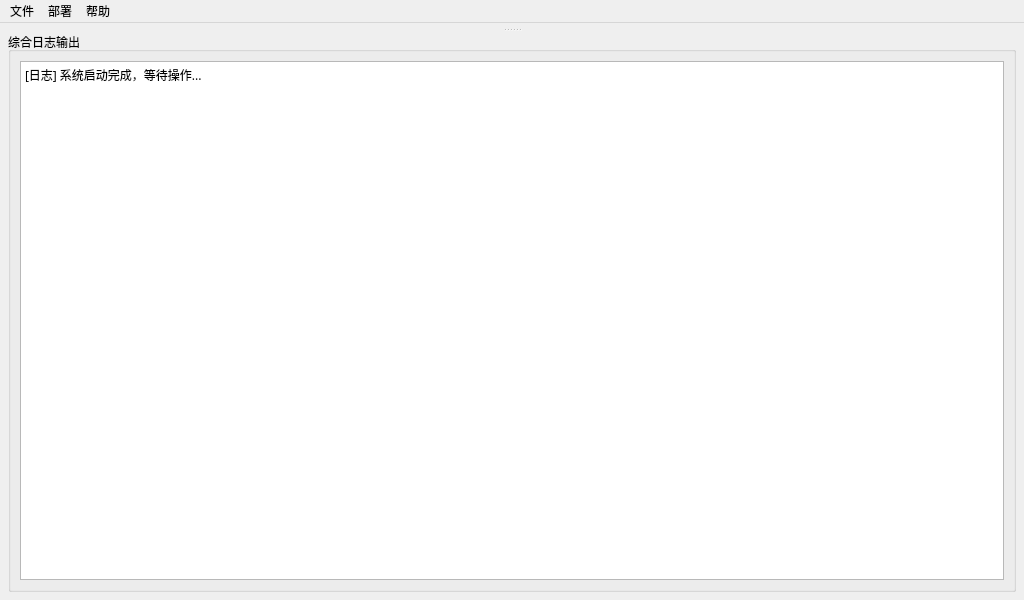
<?xml version="1.0" encoding="UTF-8"?>
<ui version="4.0">
 <author>turnarond</author>
 <class>DeployMaster</class>
 <widget class="QMainWindow" name="DeployMaster">
  <property name="geometry">
   <rect>
    <x>0</x>
    <y>0</y>
    <width>1024</width>
    <height>600</height>
   </rect>
  </property>
  <property name="windowTitle">
   <string>DeviceForge - 工业设备批量运维平台</string>
  </property>
  <widget class="QWidget" name="centralwidget">
   <layout class="QVBoxLayout" name="verticalLayout">
    <property name="leftMargin">
     <number>8</number>
    </property>
    <property name="topMargin">
     <number>4</number>
    </property>
    <property name="rightMargin">
     <number>8</number>
    </property>
    <property name="bottomMargin">
     <number>8</number>
    </property>
    <property name="spacing">
     <number>4</number>
    </property>
    <!-- frame_commonConfig（IP列表+认证）已移除，由 DeviceBusWidget 替代 -->
    <item>
     <widget class="QSplitter" name="splitter_log">
      <property name="orientation">
       <enum>Qt::Orientation::Vertical</enum>
      </property>
      <property name="handleWidth">
       <number>5</number>
      </property>
      <widget class="QStackedWidget" name="toolStack">
       <property name="currentIndex">
        <number>0</number>
       </property>
      </widget>
      <widget class="QGroupBox" name="groupBox_log">
       <property name="minimumSize">
        <size>
         <width>0</width>
         <height>100</height>
        </size>
       </property>
       <property name="sizePolicy">
        <sizepolicy hsizetype="Preferred" vsizetype="Expanding">
         <horstretch>0</horstretch>
         <verstretch>1</verstretch>
        </sizepolicy>
       </property>
       <property name="title">
        <string>综合日志输出</string>
       </property>
       <layout class="QVBoxLayout" name="verticalLayout_log">
        <item>
         <widget class="QTextEdit" name="txt_globalLog">
          <property name="font">
           <font>
            <family>Microsoft YaHei</family>
            <pointsize>9</pointsize>
           </font>
          </property>
          <property name="lineWrapMode">
           <enum>QTextEdit::LineWrapMode::WidgetWidth</enum>
          </property>
          <property name="readOnly">
           <bool>true</bool>
          </property>
          <property name="plainText">
           <string>[日志] 系统启动完成，等待操作...</string>
          </property>
         </widget>
        </item>
       </layout>
      </widget>
     </widget>
    </item>
   </layout>
  </widget>
  <widget class="QMenuBar" name="menubar">
   <property name="geometry">
    <rect>
     <x>0</x>
     <y>0</y>
     <width>916</width>
     <height>21</height>
    </rect>
   </property>
   <widget class="QMenu" name="menu_file">
    <property name="title">
     <string>文件</string>
    </property>
    <addaction name="action_new"/>
    <addaction name="action_open"/>
    <addaction name="action_save"/>
    <addaction name="separator"/>
    <addaction name="action_exit"/>
   </widget>
   <widget class="QMenu" name="menu_deploy">
    <property name="title">
     <string>部署</string>
    </property>
    <addaction name="action_start_deploy"/>
    <addaction name="action_stop_deploy"/>
    <addaction name="action_pause_deploy"/>
   </widget>
   <widget class="QMenu" name="menu_help">
    <property name="title">
     <string>帮助</string>
    </property>
    <addaction name="action_about"/>
   </widget>
   <addaction name="menu_file"/>
   <addaction name="menu_deploy"/>
   <addaction name="menu_help"/>
  </widget>
  <action name="action_new">
   <property name="text">
    <string>新建</string>
   </property>
  </action>
  <action name="action_open">
   <property name="text">
    <string>打开</string>
   </property>
  </action>
  <action name="action_save">
   <property name="text">
    <string>保存</string>
   </property>
  </action>
  <action name="action_exit">
   <property name="text">
    <string>退出</string>
   </property>
  </action>
  <action name="action_start_deploy">
   <property name="icon">
    <iconset theme="media-playback-start"/>
   </property>
   <property name="text">
    <string>开始部署</string>
   </property>
  </action>
  <action name="action_stop_deploy">
   <property name="icon">
    <iconset theme="media-playback-stop"/>
   </property>
   <property name="text">
    <string>停止部署</string>
   </property>
  </action>
  <action name="action_pause_deploy">
   <property name="icon">
    <iconset theme="media-playback-pause"/>
   </property>
   <property name="text">
    <string>暂停部署</string>
   </property>
  </action>
  <action name="action_about">
   <property name="text">
    <string>关于</string>
   </property>
  </action>
  <action name="action_clear_log">
   <property name="text">
    <string>清除日志</string>
   </property>
  </action>
 </widget>
 <customwidgets>
  <customwidget>
   <class>QListWidget</class>
   <extends>QListWidget</extends>
   <header>droplistwidget.h</header>
  </customwidget>
 </customwidgets>
 <resources/>
 <connections/>
</ui>
